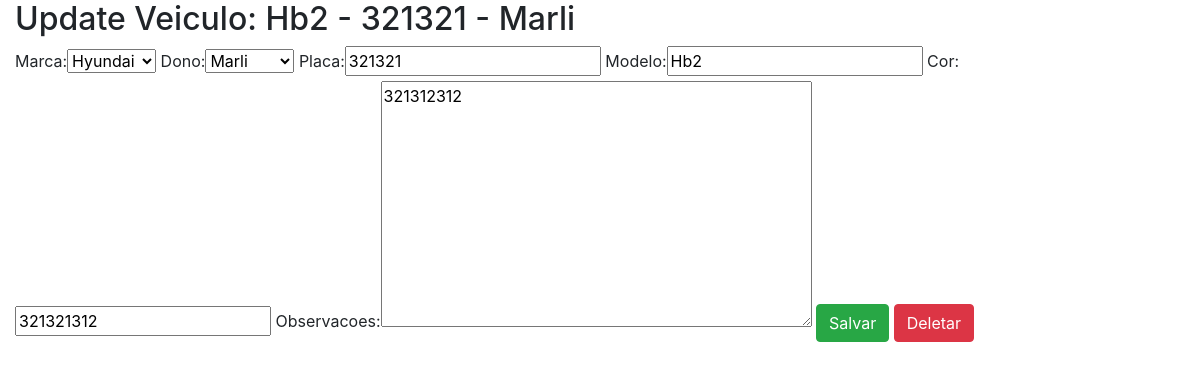
Screenshot of /core/veiculos-update/1/ with the database file from the repository.
### core/models.py (models this page shows)
class veiculo(models.Model):
    marca = models.ForeignKey(marca, on_delete=models.SET_NULL, null=True)
    dono = models.ForeignKey(pessoa, on_delete=models.SET_NULL, null=True)
    placa = models.CharField(max_length=7, null=True)
    modelo = models.CharField(max_length=30, null=True)
    cor = models.CharField(max_length=20, null=True)
    observacoes = models.TextField()
    def __str__(self):
        return self.modelo + " - " + self.placa + " - " + str(self.dono)

class pessoa(models.Model):
    nome = models.CharField(max_length=100)
    end = models.CharField(max_length=200)
    telefone = models.CharField(max_length=200)
    def __str__(self):
        return self.nome

### core/views.py (the view)
# urls.py: re_path(r'^veiculos-update/(?P<id>\d+)/$', veiculo_update, name='core_veiculo_update'),
def veiculo_update(request, id):
    data= {}
    Veiculo = veiculo.objects.get(id=id)
    form = VeiculoForm(request.POST or None, instance=Veiculo)
    data['veiculo'] = Veiculo
    data['form'] = form
    if request.method == 'POST':
        if form.is_valid():
            form.save()
            return redirect('core_lista_veiculos')
    else:
        return render(request, 'core/update_veiculo.html', data)

### core/forms.py
class VeiculoForm(ModelForm):
    class Meta:
        model = veiculo
        fields = '__all__'

### core/models.py (called while the page is built)
    def __str__(self):
        return self.nome

### core/templates/core/update_veiculo.html (shortened to what this page needs)
<!DOCTYPE html>
{% extends 'base.html' %}
{% block main %}
{% load bootstrap %}
<html lang="en">
<head>
</head>
<body>
    <h2> Update Veiculo: {{veiculo}}</h2>
    <form action="{% url 'core_veiculo_update' veiculo.id%}" method="POST">
        {{ form|bootstrap }}
        <button class="btn btn-success" type="submit"> Salvar </button>
        <a href="{% url 'core_veiculo_delete' veiculo.id%}" class="btn btn-danger" role="button" aria-pressed="true">Deletar</a>
    </form>
{% endblock %}

### rows the page displays
veiculo: modelo+placa+dono "Hb2 - 321321 - Marli", marca "Hyundai", dono "Marli", placa "321321", modelo "Hb2", cor "321321312", observacoes "321312312"
